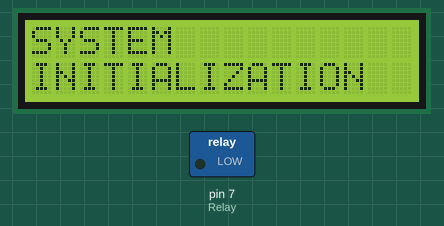
Bench run of a sketch on a simulated Arduino Uno, built with avr-gcc and run on an emulated ATmega328P. Shown: 16×2 character LCD, switched loads named in the sketch (green lamp = pin HIGH).

Above: at 0.1 s.
At 2.1 s:
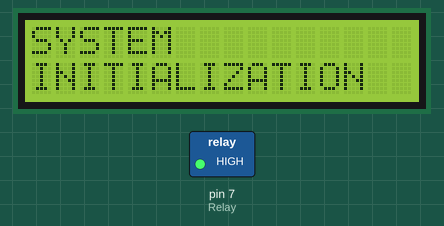
Timing chart, 0 to 3.6 s (numbered marks = the images above):
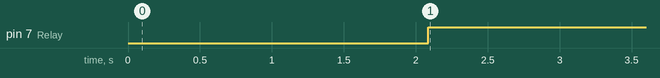

The sketch:

MpesaPaymentCode.ino
```cpp
#include <Wire.h>
#include <LiquidCrystal_I2C.h>

int Relay = 7;

LiquidCrystal_I2C lcd(0x3F, 16, 2);

void setup() {
  pinMode(Relay, OUTPUT);

  lcd.begin(16,2);       // initialize the LCD
  lcd.backlight();  // Turn on the blacklight

  lcd.clear();
  lcd.setCursor(0, 0);
  lcd.print("SYSTEM");
  lcd.setCursor(0, 1);
  lcd.print("INITIALIZATION");
  delay(2000);


}

void loop() {
  digitalWrite(Relay, HIGH);

}
```

Measured:
- by itself, pin 7 (Relay): LOW → HIGH at 2.1 s
